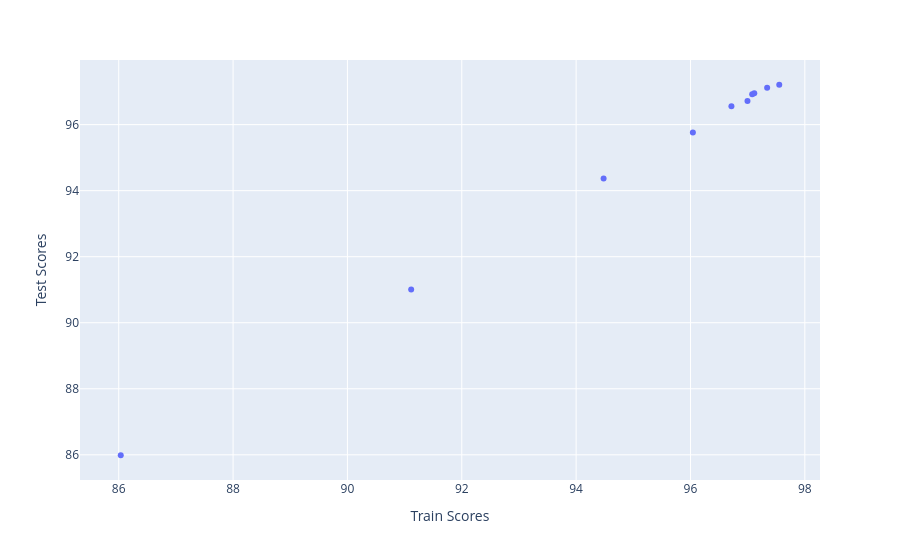

Notebook source saved alongside this figure:
### Code cell
px.scatter(x= train_scores, y= test_scores, labels= {'x' : 'Train Scores', 'y' : 'Test Scores'})

### Figure 1 — Plotly figure (JSON) as saved in the notebook; plotly's stock layout.template omitted (floating-point values rounded to 4 significant figures)
{"data": [{"hovertemplate": "Train Scores=%{x}<br>Test Scores=%{y}<extra></extra>", "legendgroup": "", "marker": {"color": "#636efa", "symbol": "circle"}, "mode": "markers", "name": "", "orientation": "v", "showlegend": false, "type": "scatter", "x": [96.72, 97.08, 91.11, 96.04, 86.04, 97.12, 97.34, 97.55, 94.48, 97.0], "xaxis": "x", "y": [96.56, 96.92, 91.01, 95.76, 85.99, 96.95, 97.12, 97.21, 94.37, 96.72], "yaxis": "y"}], "layout": {"legend": {"tracegroupgap": 0}, "margin": {"t": 60}, "xaxis": {"anchor": "y", "domain": [0, 1], "title": {"text": "Train Scores"}}, "yaxis": {"anchor": "x", "domain": [0, 1], "title": {"text": "Test Scores"}}}}
